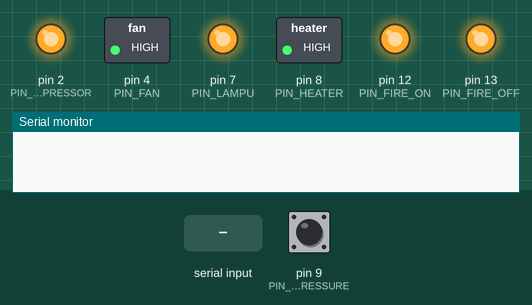
This sketch was run on a simulated Arduino Uno, built with avr-gcc and run on an emulated ATmega328P. On the bench: switched loads named in the sketch (green lamp = pin HIGH), output pins drawn as LEDs (lit = HIGH), the last lines printed to the serial monitor. Inputs (shaded band) come from the test bench; at power-on: pin 9 (PIN_HI_PRESSURE) HIGH.

Above: at 1.2 s.
1.3 s: "compressor on" received over Serial
At 2.6 s:
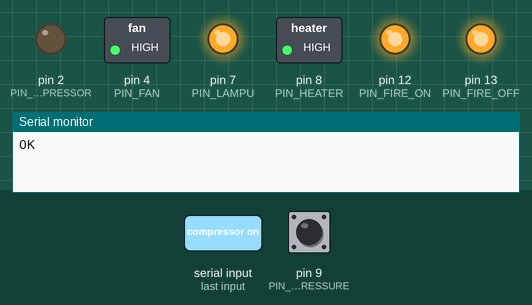
3.0 s: "fan on" received over Serial
At 3.5 s:
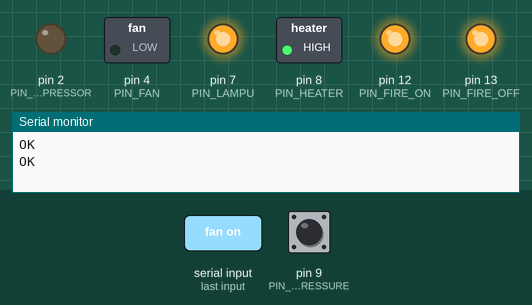
4.6 s: "compressor off" received over Serial
At 5.8 s:
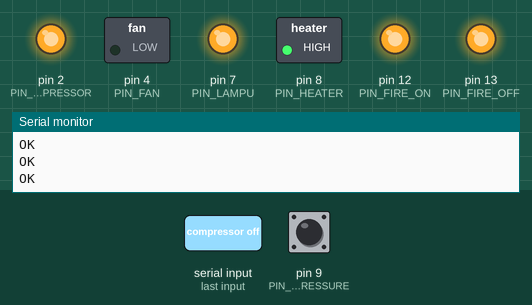
6.3 s: "lamp on" received over Serial
At 6.7 s:
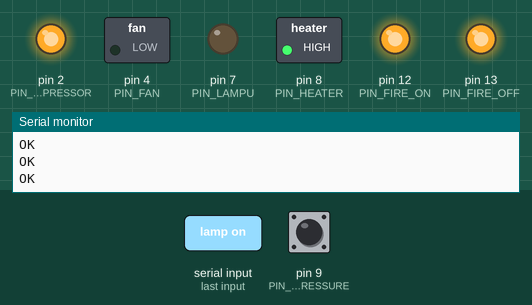
7.9 s: pin 9 (PIN_HI_PRESSURE) pulled LOW for 0.15 s
At 8.8 s:
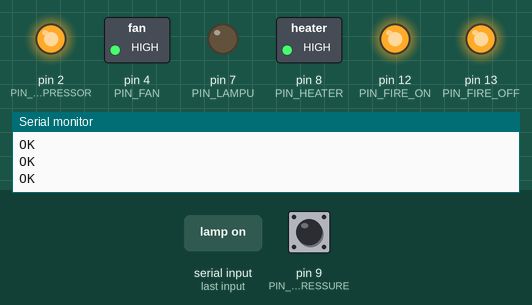
9.5 s: "fire on" received over Serial
At 10.4 s:
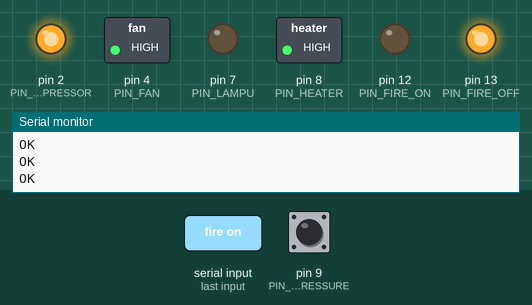
Timing chart, 0 to 16.1 s (numbered marks = the images above; inputs shaded):
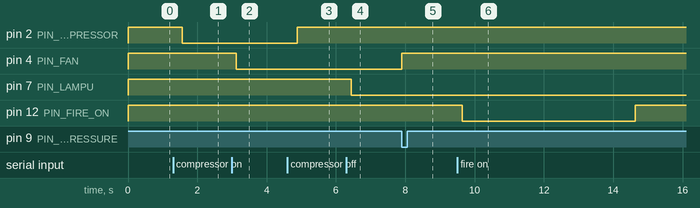

Measured:
- after the input at 1.3 s, pin 2 (PIN_COMPRESSOR): HIGH → LOW after 0.26 s
- after the input at 3.0 s, pin 4 (PIN_FAN): HIGH → LOW after 0.12 s
- after the input at 4.6 s, pin 2 (PIN_COMPRESSOR): LOW → HIGH after 0.28 s
- after the input at 6.3 s, pin 7 (PIN_LAMPU): HIGH → LOW after 0.14 s
- after the input at 7.9 s, pin 4 (PIN_FAN): LOW → HIGH at once
- after the input at 9.5 s, pin 12 (PIN_FIRE_ON): HIGH → LOW after 0.14 s, → HIGH 5.0 s later

The sketch:

pac-controller.ino
```cpp
#include <elapsedMillis.h>

elapsedMillis timer0;
#define interval 300000

// WARNING !!!
// HIGH -> default relay 2 channel

// OUTPUT
const int PIN_COMPRESSOR = 2;
const int PIN_FAN = 4;
const int PIN_LAMPU = 7;
const int PIN_HEATER = 8;
const int PIN_FIRE_ON = 12;
const int PIN_FIRE_OFF = 13;

// INPUT
const int PIN_HI_PRESSURE = 9;
int nyala = 1;

void setup() {
    timer0 = 0;

    pinMode(PIN_COMPRESSOR, OUTPUT);
    pinMode(PIN_FAN, OUTPUT);
    pinMode(PIN_LAMPU, OUTPUT);
    pinMode(PIN_FIRE_ON, OUTPUT);
    pinMode(PIN_FIRE_OFF, OUTPUT);
    pinMode(PIN_HEATER, OUTPUT);
    pinMode(PIN_HI_PRESSURE, INPUT_PULLUP);

    // default matikan dulu semua
    digitalWrite(PIN_FAN, HIGH);
    digitalWrite(PIN_COMPRESSOR, HIGH);
    digitalWrite(PIN_LAMPU, HIGH);
    digitalWrite(PIN_HEATER, HIGH);
    digitalWrite(PIN_FIRE_ON, HIGH);
    digitalWrite(PIN_FIRE_OFF, HIGH);

    Serial.begin(9600);
}

void loop() {
    // if (timer0 > interval) {
    //     timer0 -= interval;
    //     nyala = !nyala;
    //     digitalWrite(PIN_COMPRESSOR, !nyala)
    // }

    boolean cmdOk = true;
    String cmd = "";

    // detect high pressure
    int hiPressure = digitalRead(PIN_HI_PRESSURE);
    if (hiPressure == LOW) {
        digitalWrite(PIN_FAN, HIGH);
        digitalWrite(PIN_COMPRESSOR, HIGH);
        digitalWrite(PIN_HEATER, HIGH);
    }

    while (Serial.available() != 0) {
        cmd = cmd + char(Serial.read());
        delay(20);
    }

    if (cmd.length() == 0) {
        return;
    }

    cmd.trim();
    cmd.toLowerCase();

    if (cmd == "compressor on") {
        digitalWrite(PIN_COMPRESSOR, LOW);
        Serial.println("OK");
    }

    else if (cmd == "compressor off") {
        digitalWrite(PIN_COMPRESSOR, HIGH);
        Serial.println("OK");
    }

    else if (cmd == "fan on") {
        digitalWrite(PIN_FAN, LOW);
        Serial.println("OK");
    }

    else if (cmd == "fan off") {
        digitalWrite(PIN_FAN, HIGH);
        Serial.println("OK");
    }

    else if (cmd == "lamp on") {
        digitalWrite(PIN_LAMPU, LOW);
        Serial.println("OK");
    }

    else if (cmd == "lamp off") {
        digitalWrite(PIN_LAMPU, HIGH);
        Serial.println("OK");
    }

    // buka katup cukup 5 detik
    else if (cmd == "fire on") {
        digitalWrite(PIN_FIRE_ON, LOW);
        delay(5000);
        digitalWrite(PIN_FIRE_ON, HIGH);
        Serial.println("OK");
    }

    // tutup katup cukup 5 detik
    else if (cmd == "fire off") {
        digitalWrite(PIN_FIRE_OFF, LOW);
        delay(5000);
        digitalWrite(PIN_FIRE_OFF, HIGH);
        Serial.println("OK");
    }

    else if (cmd == "heater on") {
        digitalWrite(PIN_HEATER, LOW);
        Serial.println("OK");
    }

    else if (cmd == "heater off") {
        digitalWrite(PIN_HEATER, HIGH);
        Serial.println("OK");
    }

    else if (cmd == "pac off") {
        digitalWrite(PIN_COMPRESSOR, HIGH);
        digitalWrite(PIN_FAN, HIGH);
        digitalWrite(PIN_HEATER, HIGH);
        Serial.println("OK");
    }

    else if (cmd == "highpress status") {
        Serial.println(hiPressure);
    }

    else {
        cmdOk = false;
    }

    if (!cmdOk) {
        Serial.println("compressor on/off \t fan on/off \f lamp on/off \t fire on/off \t heater on/off");
    }
}
```
